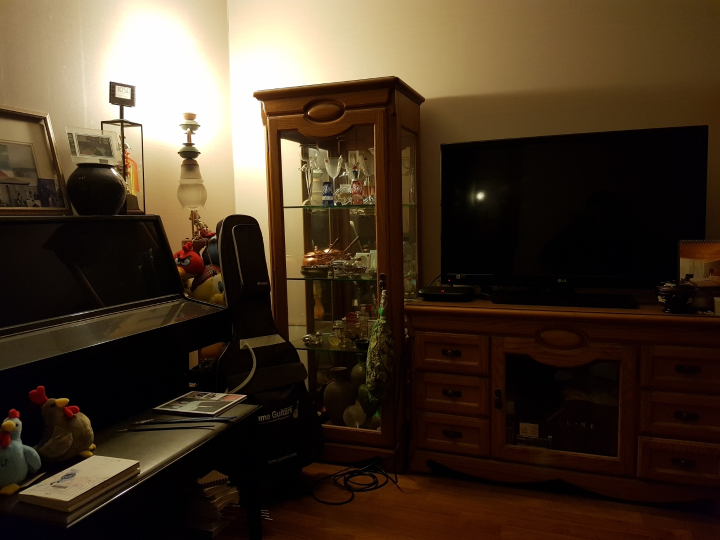
#> input picture night_room.jpg, 1440 x 1080 px (shown at 1/2 size)
$ python HistogramEqualization_Example.py
#> lines starting #> are read from the running program, lines starting #| are printed output that depends on the picture
import cv2

# 이미지 읽기 및 그레이스케일 변환
image = cv2.imread('night_room.jpg', cv2.IMREAD_GRAYSCALE)
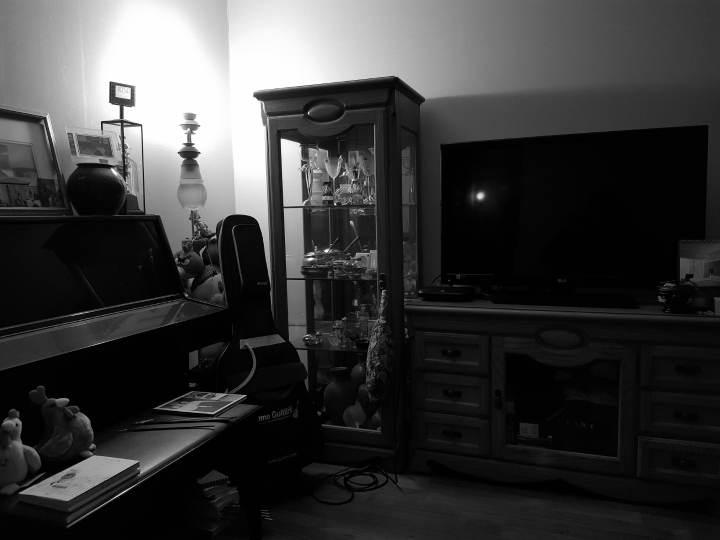
#> image: shape (1080, 1440) (shown at 1/2 size); min 0, max 255, mean 57.8
small_image = cv2.resize(image, (0, 0), fx=0.5, fy=0.5)
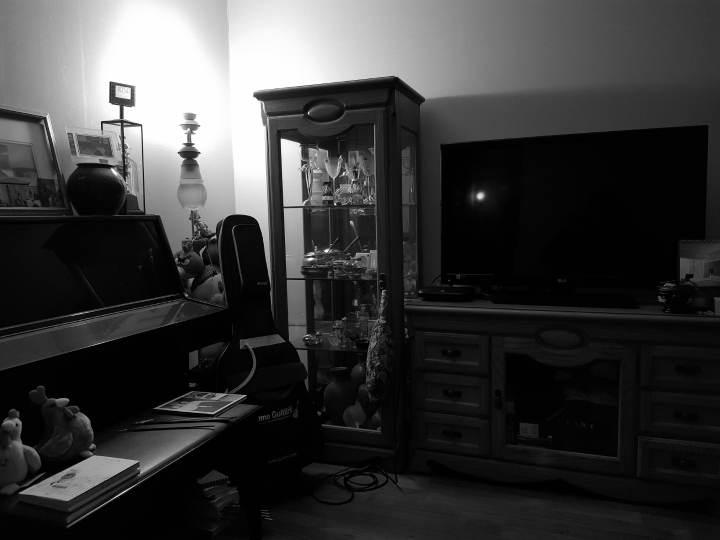
#> small_image: shape (540, 720); min 0, max 255, mean 57.9

# 히스토그램 균일화 적용
equalized_image = cv2.equalizeHist(small_image)
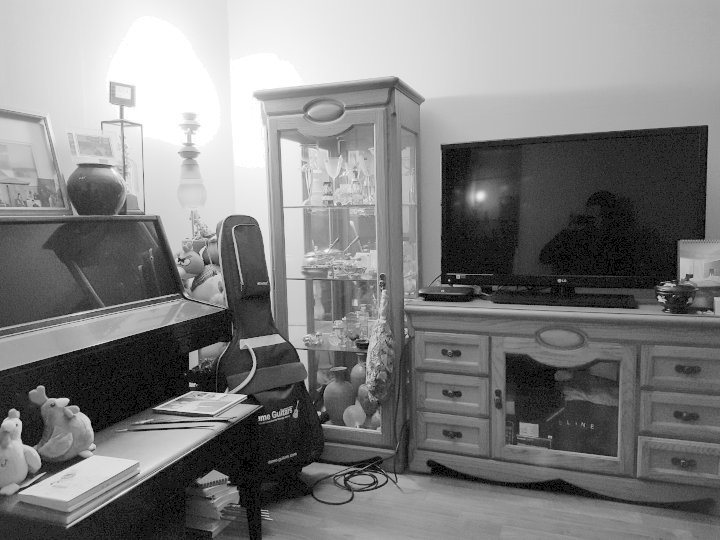
#> equalized_image: shape (540, 720); min 0, max 255, mean 128.1

# 결과 출력
cv2.imshow('Original Image', small_image)
# hellossss
cv2.imshow('Histogram Equalized Image', equalized_image)
cv2.waitKey(0)
cv2.destroyAllWindows()
